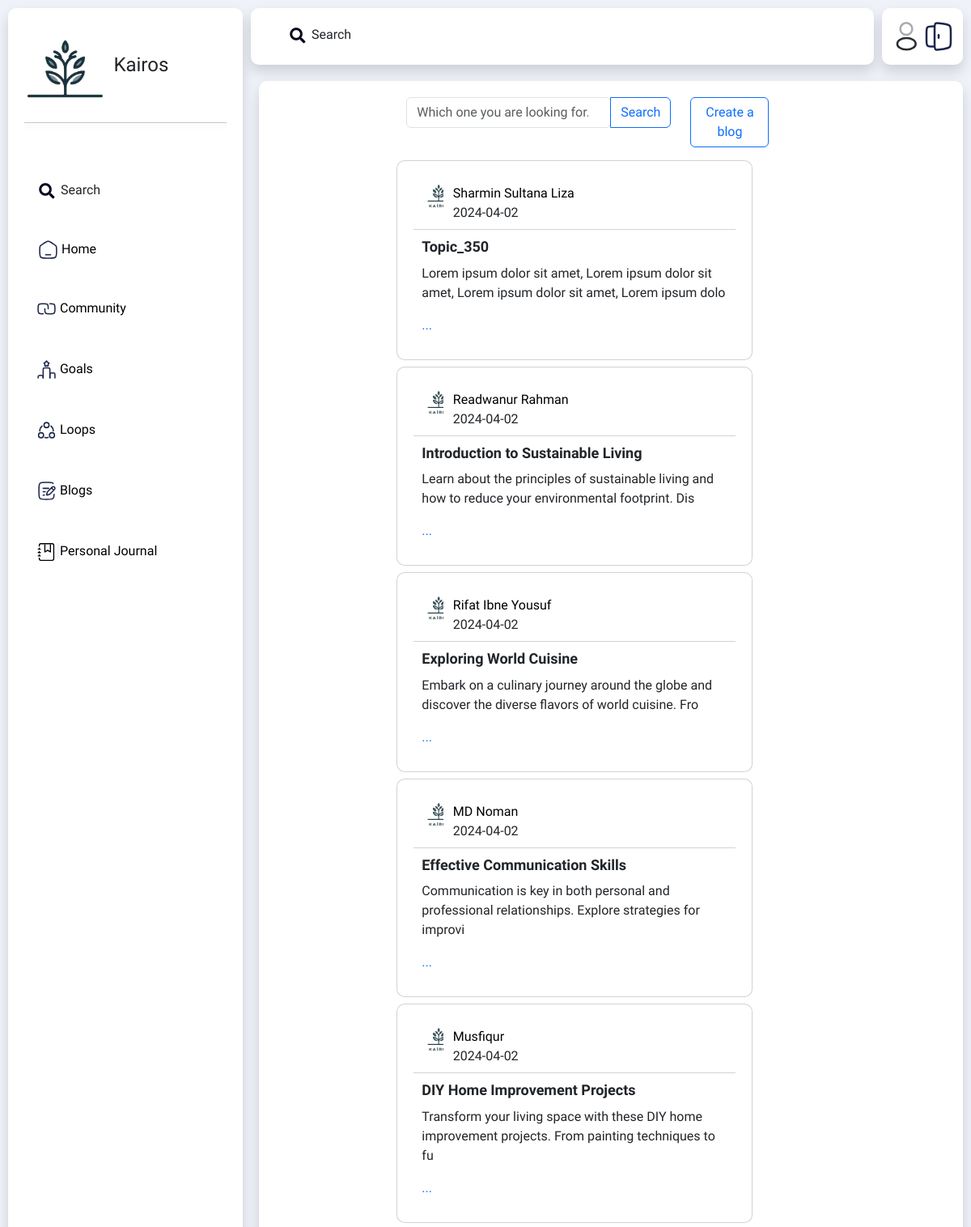
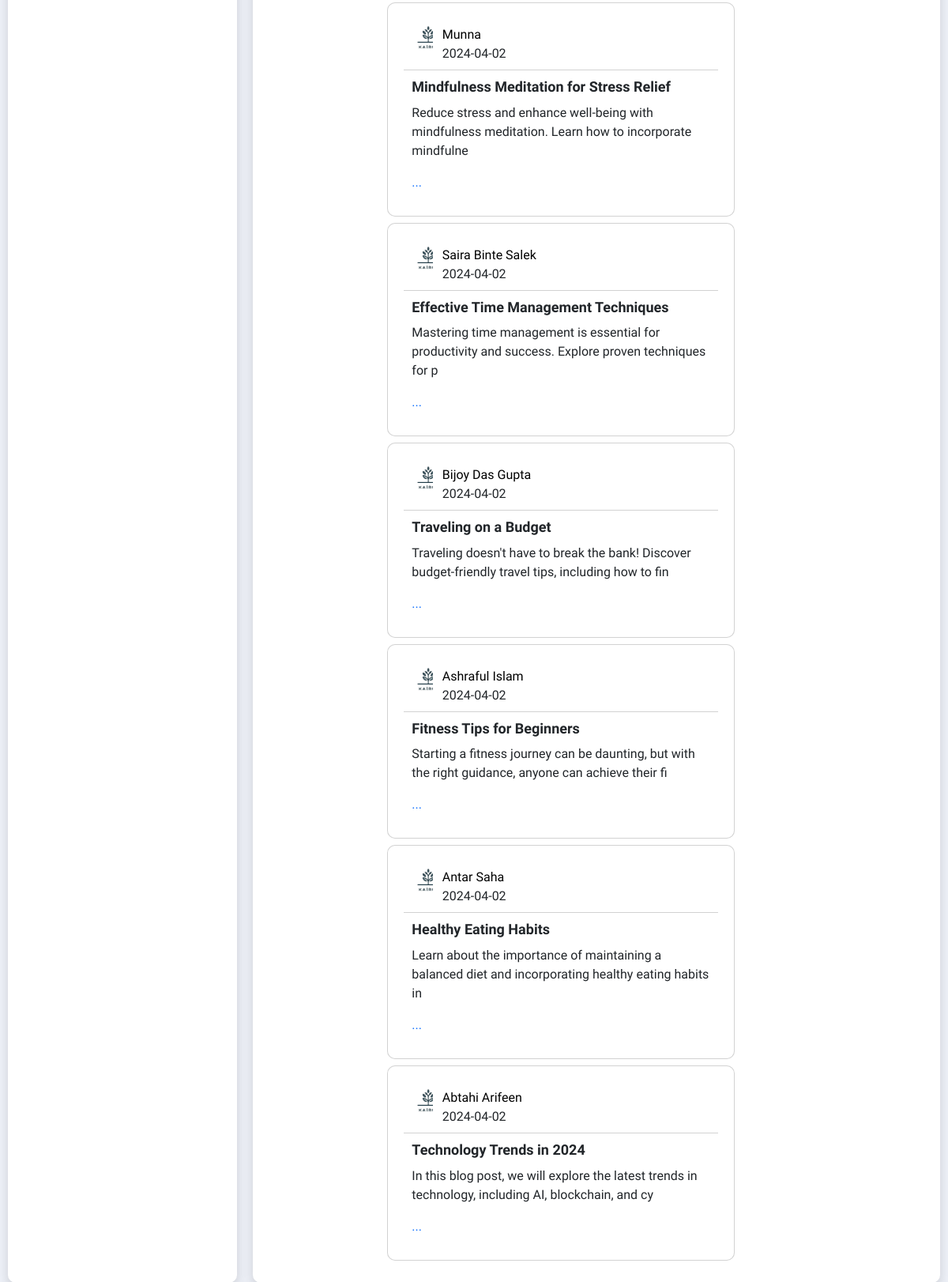
The app's page /Blog/blog.php with its own data (2 pictures, top to bottom).
### tables this page shows
CREATE TABLE `blog` (
  `userHandle` varchar(20) DEFAULT NULL,
  `created_at` timestamp NULL DEFAULT current_timestamp(),
  `topicName` varchar(50) DEFAULT NULL,
  `description` varchar(100) DEFAULT NULL
);

### Blog/blog.php (the view, shortened to what this page needs)
<?php
include '../Dashboard/connect_db.php';
$search_text = '';
if (isset($_POST['search'])) {
    $search_text = $_POST['search_field'];
    $sql = "SELECT concat(COALESCE(concat(firstName, ' '), ''), COALESCE(lastName, '')) AS name, date(b.created_at) AS created_date, topicName, description, created_at
            FROM blog AS b INNER JOIN user_info AS u
            ON b.userHandle = u.userHandle
            WHERE concat(COALESCE(concat(firstName, ' '), ''), COALESCE(lastName, '')) LIKE '%" . $search_text . "%'
            OR topicName LIKE '%" . $search_text . "%'
            ORDER BY created_at DESC";
    $result = mysqli_query($conn, $sql);
    if ($result && mysqli_num_rows($result) > 0) {
        $blogs = mysqli_fetch_all($result);
    } else {
        $blogs = 'Empty result!';
    }
} else {
    $sql = "SELECT concat(COALESCE(concat(firstName, ' '), ''), COALESCE(lastName, '')) AS name, date(b.created_at) AS created_date, topicName, description
            FROM blog AS b INNER JOIN user_info AS u
            ON b.userHandle = u.userHandle
            ORDER BY created_at DESC";
    $result = mysqli_query($conn, $sql);
    $blogs = mysqli_fetch_all($result);
}
?>
<!DOCTYPE html>
<html lang="en">
<head>
    <link rel="stylesheet" href="editProfile.php">
    <link href="https://cdn.jsdelivr.net/npm/bootstrap@5.2.3/dist/css/bootstrap.min.css" rel="stylesheet">
</head>
<body>
    <?php
    include '../Includes/NavBarSecond.php';
    include '../Includes/Sidebar.php';
    ?>
    <main class="main bg-white shadow">
        <div class="container bg-white">
            <div class="row align-items-start bg-white">
                <div class="col-7 bg-white">
                    <form action="blog.php" method="POST">
                        <div class="row align-items-start mb-3 bg-white">
                            <div class="col-9 bg-white">
                                <div class="input-group bg-white" style="padding-left: 1vw;">
                                    <input type="search" class="form-control rounded bg-white" style="background-color: ;" name="search_field" value="<?php echo htmlspecialchars($search_text); ?>" placeholder="Which one you are looking for..." aria-label="search" aria-describedby="search-addon" />
                                    <button type="submit" class="btn btn-outline-primary bg-white" name="search" data-mdb-ripple-init>Search</button>
                                </div>
                            </div>
                            <div class="col-3 bg-white" style="display: grid; place-items: center;">
                                <button type="button" class="btn btn-outline-primary" data-bs-toggle="modal" data-bs-target="#createBlogModal">Create a blog</button>
                            </div>
                        </div>
                    </form>
                    <div class="scrollable-container bg-white">
                        <?php if ($blogs === 'Empty result!') {
                        ?>
                            <div class="card mb-2 bg-white" style="background: snow;">
                                <div class="card-body bg-white">
                                    <p class="card-text bg-white"> <?php echo htmlspecialchars($blogs); ?> </p>
                                </div>
                            </div>
                        <?php } else { ?>
                            <?php
                            foreach ($blogs as $blog) {
                            ?>
                                <div class="card mb-2 bg-white">
                                    <div class="card-header bg-white">
                                        <div class="row align-items-start bg-white">
                                            <div class="col-1 bg-white">
                                                <a class="navbar-brand bg-white" href="#">
                                                    <img src="../images/logo2.png" class="bg-white" alt="Bootstrap" height="30">
                                                </a>
                                            </div>
                                            <div class="col bg-white">
                                                <a href="#" class="bg-white" style="text-decoration: none; color:black"><?php echo htmlspecialchars($blog[0]); ?></a>
                                                <br>
                                                <h7 class="bg-white"><?php echo htmlspecialchars($blog[1]); ?></h7>
                                            </div>
                                        </div>
                                    </div>
                                    <div class="card-body bg-white">
                                        <h5 class="card-title bg-white"><?php echo htmlspecialchars($blog[2]); ?></h5>
                                        <p class="card-text bg-white">
                                            <?php
                                            if (strlen($blog[3]) < 205) {
                                                echo htmlspecialchars($blog[3]);
                                            } else {
                                                echo htmlspecialchars(substr($blog[3], 0, 200));
                                            }
                                            ?>
                                        </p>
                                        <a class="bg-white" href="#" style="text-decoration: none;">...</a>
                                    </div>
                                </div>
                            <?php } ?>
                        <?php } ?>
                    </div>
                </div>
            </div>
        </div>
    </main>
</body>
</html>

### Includes/style.css (style rules this page uses)
* { margin: 0; padding: 0; background-color: #f1f4fb; font-family: "Ubuntu", sans-serif; }
body, html { overflow: hidden; }
body { height: 100vh; background-color: #eff2f9; display: grid; grid-template-columns: 300px 1fr 0.1fr; grid-template-rows: 80px 1fr; grid-template-areas: "side header upContainer" "side main main"; gap: 10px; }
.main { grid-area: main; gap: 20px; padding: 20px; border-radius: 10px; margin: 10px; overflow-y: auto; }
.card { background-color: transparent; border-radius: 10px; padding: 20px; overflow-wrap: break-word; }
.card:nth-child(1) { grid-area: c1; }
.card:nth-child(2) { grid-area: c2; }
.card:nth-child(3) { grid-area: c3; }
.card:nth-child(4) { grid-area: c4; }
.card:nth-child(5) { grid-area: c5; }
.card:nth-child(6) { grid-area: c6; }
h1, p { background-color: white; }
.card { height: 450px; margin-right: 20px; margin-bottom: 20px; }
.card-body { padding: 10px; height: 100%; display: flex; flex-direction: column; }
.card-title { font-size: 18px; font-weight: bold; white-space: nowrap; overflow: hidden; text-overflow: ellipsis; margin-bottom: 10px; }
.card-text { flex-grow: 1; overflow: hidden; text-overflow: ellipsis; }

### Blog/blog.php (style rules this page uses)
.card { height: fit-content; }

### records on screen
blog: blog "Sharmin Sultana Liza", blog "2024-04-02", topicName "Topic_350", description "Lorem ipsum dolor sit amet, Lorem ipsum dolor sit amet, Lorem ipsum dolor sit amet, Lorem ipsum dolo"
blog: blog "Readwanur Rahman", blog "2024-04-02", topicName "Introduction to Sustainable Living", description "Learn about the principles of sustainable living and how to reduce your environmental footprint. Dis"
blog: blog "Rifat Ibne Yousuf", blog "2024-04-02", topicName "Exploring World Cuisine", description "Embark on a culinary journey around the globe and discover the diverse flavors of world cuisine. Fro"
blog: blog "MD Noman", blog "2024-04-02", topicName "Effective Communication Skills", description "Communication is key in both personal and professional relationships. Explore strategies for improvi"
blog: blog "Musfiqur", blog "2024-04-02", topicName "DIY Home Improvement Projects", description "Transform your living space with these DIY home improvement projects. From painting techniques to fu"
blog: blog "Munna", blog "2024-04-02", topicName "Mindfulness Meditation for Stress Relief", description "Reduce stress and enhance well-being with mindfulness meditation. Learn how to incorporate mindfulne"
blog: blog "Saira Binte Salek", blog "2024-04-02", topicName "Effective Time Management Techniques", description "Mastering time management is essential for productivity and success. Explore proven techniques for p"
blog: blog "Bijoy Das Gupta", blog "2024-04-02", topicName "Traveling on a Budget", description "Traveling doesn't have to break the bank! Discover budget-friendly travel tips, including how to fin"
blog: blog "Ashraful Islam", blog "2024-04-02", topicName "Fitness Tips for Beginners", description "Starting a fitness journey can be daunting, but with the right guidance, anyone can achieve their fi"
blog: blog "Antar Saha", blog "2024-04-02", topicName "Healthy Eating Habits", description "Learn about the importance of maintaining a balanced diet and incorporating healthy eating habits in"
blog: blog "Abtahi Arifeen", blog "2024-04-02", topicName "Technology Trends in 2024", description "In this blog post, we will explore the latest trends in technology, including AI, blockchain, and cy"
